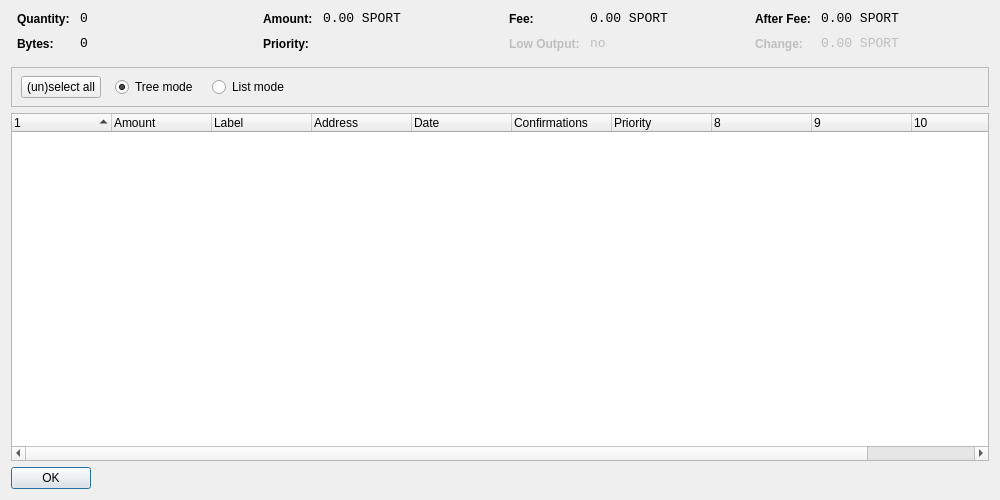
<?xml version="1.0" encoding="UTF-8"?>
<ui version="4.0">
 <class>CoinControlDialog</class>
 <widget class="QDialog" name="CoinControlDialog">
  <property name="geometry">
   <rect>
    <x>0</x>
    <y>0</y>
    <width>1000</width>
    <height>500</height>
   </rect>
  </property>
  <property name="windowTitle">
   <string>Coin Control</string>
  </property>
  <property name="styleSheet">
   <string notr="true">background-image: url(:/images/gr);</string>
  </property>
  <layout class="QVBoxLayout" name="verticalLayout">
   <item>
    <layout class="QHBoxLayout" name="horizontalLayoutTop" stretch="0,0,0,0">
     <property name="topMargin">
      <number>0</number>
     </property>
     <property name="bottomMargin">
      <number>10</number>
     </property>
     <item>
      <layout class="QFormLayout" name="formLayoutCoinControl1">
       <property name="horizontalSpacing">
        <number>10</number>
       </property>
       <property name="verticalSpacing">
        <number>10</number>
       </property>
       <property name="leftMargin">
        <number>6</number>
       </property>
       <property name="rightMargin">
        <number>6</number>
       </property>
       <item row="0" column="0">
        <widget class="QLabel" name="labelCoinControlQuantityText">
         <property name="styleSheet">
          <string notr="true">font-weight:bold;</string>
         </property>
         <property name="text">
          <string>Quantity:</string>
         </property>
        </widget>
       </item>
       <item row="0" column="1">
        <widget class="QLabel" name="labelCoinControlQuantity">
         <property name="font">
          <font>
           <family>Monospace</family>
           <pointsize>10</pointsize>
          </font>
         </property>
         <property name="cursor">
          <cursorShape>IBeamCursor</cursorShape>
         </property>
         <property name="contextMenuPolicy">
          <enum>Qt::ActionsContextMenu</enum>
         </property>
         <property name="text">
          <string notr="true">0</string>
         </property>
         <property name="textInteractionFlags">
          <set>Qt::LinksAccessibleByMouse|Qt::TextSelectableByKeyboard|Qt::TextSelectableByMouse</set>
         </property>
        </widget>
       </item>
       <item row="1" column="0">
        <widget class="QLabel" name="labelCoinControlBytesText">
         <property name="styleSheet">
          <string notr="true">font-weight:bold;</string>
         </property>
         <property name="text">
          <string>Bytes:</string>
         </property>
        </widget>
       </item>
       <item row="1" column="1">
        <widget class="QLabel" name="labelCoinControlBytes">
         <property name="font">
          <font>
           <family>Monospace</family>
           <pointsize>10</pointsize>
          </font>
         </property>
         <property name="cursor">
          <cursorShape>IBeamCursor</cursorShape>
         </property>
         <property name="contextMenuPolicy">
          <enum>Qt::ActionsContextMenu</enum>
         </property>
         <property name="text">
          <string notr="true">0</string>
         </property>
         <property name="textInteractionFlags">
          <set>Qt::LinksAccessibleByMouse|Qt::TextSelectableByKeyboard|Qt::TextSelectableByMouse</set>
         </property>
        </widget>
       </item>
      </layout>
     </item>
     <item>
      <layout class="QFormLayout" name="formLayoutCoinControl2">
       <property name="horizontalSpacing">
        <number>10</number>
       </property>
       <property name="verticalSpacing">
        <number>10</number>
       </property>
       <property name="leftMargin">
        <number>6</number>
       </property>
       <property name="rightMargin">
        <number>6</number>
       </property>
       <item row="0" column="0">
        <widget class="QLabel" name="labelCoinControlAmountText">
         <property name="styleSheet">
          <string notr="true">font-weight:bold;</string>
         </property>
         <property name="text">
          <string>Amount:</string>
         </property>
        </widget>
       </item>
       <item row="0" column="1">
        <widget class="QLabel" name="labelCoinControlAmount">
         <property name="font">
          <font>
           <family>Monospace</family>
           <pointsize>10</pointsize>
          </font>
         </property>
         <property name="cursor">
          <cursorShape>IBeamCursor</cursorShape>
         </property>
         <property name="contextMenuPolicy">
          <enum>Qt::ActionsContextMenu</enum>
         </property>
         <property name="text">
          <string notr="true">0.00 SPORT</string>
         </property>
         <property name="textInteractionFlags">
          <set>Qt::LinksAccessibleByMouse|Qt::TextSelectableByKeyboard|Qt::TextSelectableByMouse</set>
         </property>
        </widget>
       </item>
       <item row="1" column="0">
        <widget class="QLabel" name="labelCoinControlPriorityText">
         <property name="styleSheet">
          <string notr="true">font-weight:bold;</string>
         </property>
         <property name="text">
          <string>Priority:</string>
         </property>
        </widget>
       </item>
       <item row="1" column="1">
        <widget class="QLabel" name="labelCoinControlPriority">
         <property name="font">
          <font>
           <family>Monospace</family>
           <pointsize>10</pointsize>
          </font>
         </property>
         <property name="cursor">
          <cursorShape>IBeamCursor</cursorShape>
         </property>
         <property name="contextMenuPolicy">
          <enum>Qt::ActionsContextMenu</enum>
         </property>
         <property name="text">
          <string/>
         </property>
         <property name="textInteractionFlags">
          <set>Qt::LinksAccessibleByMouse|Qt::TextSelectableByKeyboard|Qt::TextSelectableByMouse</set>
         </property>
        </widget>
       </item>
      </layout>
     </item>
     <item>
      <layout class="QFormLayout" name="formLayoutCoinControl3">
       <property name="horizontalSpacing">
        <number>10</number>
       </property>
       <property name="verticalSpacing">
        <number>10</number>
       </property>
       <property name="leftMargin">
        <number>6</number>
       </property>
       <property name="rightMargin">
        <number>6</number>
       </property>
       <item row="0" column="0">
        <widget class="QLabel" name="labelCoinControlFeeText">
         <property name="styleSheet">
          <string notr="true">font-weight:bold;</string>
         </property>
         <property name="text">
          <string>Fee:</string>
         </property>
        </widget>
       </item>
       <item row="0" column="1">
        <widget class="QLabel" name="labelCoinControlFee">
         <property name="font">
          <font>
           <family>Monospace</family>
           <pointsize>10</pointsize>
          </font>
         </property>
         <property name="cursor">
          <cursorShape>IBeamCursor</cursorShape>
         </property>
         <property name="contextMenuPolicy">
          <enum>Qt::ActionsContextMenu</enum>
         </property>
         <property name="text">
          <string notr="true">0.00 SPORT</string>
         </property>
         <property name="textInteractionFlags">
          <set>Qt::LinksAccessibleByMouse|Qt::TextSelectableByKeyboard|Qt::TextSelectableByMouse</set>
         </property>
        </widget>
       </item>
       <item row="1" column="0">
        <widget class="QLabel" name="labelCoinControlLowOutputText">
         <property name="enabled">
          <bool>false</bool>
         </property>
         <property name="styleSheet">
          <string notr="true">font-weight:bold;</string>
         </property>
         <property name="text">
          <string>Low Output:</string>
         </property>
        </widget>
       </item>
       <item row="1" column="1">
        <widget class="QLabel" name="labelCoinControlLowOutput">
         <property name="enabled">
          <bool>false</bool>
         </property>
         <property name="font">
          <font>
           <family>Monospace</family>
           <pointsize>10</pointsize>
          </font>
         </property>
         <property name="cursor">
          <cursorShape>IBeamCursor</cursorShape>
         </property>
         <property name="contextMenuPolicy">
          <enum>Qt::ActionsContextMenu</enum>
         </property>
         <property name="text">
          <string notr="true">no</string>
         </property>
         <property name="textInteractionFlags">
          <set>Qt::LinksAccessibleByMouse|Qt::TextSelectableByKeyboard|Qt::TextSelectableByMouse</set>
         </property>
        </widget>
       </item>
      </layout>
     </item>
     <item>
      <layout class="QFormLayout" name="formLayoutCoinControl4">
       <property name="horizontalSpacing">
        <number>10</number>
       </property>
       <property name="verticalSpacing">
        <number>10</number>
       </property>
       <property name="leftMargin">
        <number>6</number>
       </property>
       <property name="rightMargin">
        <number>6</number>
       </property>
       <item row="0" column="0">
        <widget class="QLabel" name="labelCoinControlAfterFeeText">
         <property name="styleSheet">
          <string notr="true">font-weight:bold;</string>
         </property>
         <property name="text">
          <string>After Fee:</string>
         </property>
        </widget>
       </item>
       <item row="0" column="1">
        <widget class="QLabel" name="labelCoinControlAfterFee">
         <property name="font">
          <font>
           <family>Monospace</family>
           <pointsize>10</pointsize>
          </font>
         </property>
         <property name="cursor">
          <cursorShape>IBeamCursor</cursorShape>
         </property>
         <property name="contextMenuPolicy">
          <enum>Qt::ActionsContextMenu</enum>
         </property>
         <property name="text">
          <string notr="true">0.00 SPORT</string>
         </property>
         <property name="textInteractionFlags">
          <set>Qt::LinksAccessibleByMouse|Qt::TextSelectableByKeyboard|Qt::TextSelectableByMouse</set>
         </property>
        </widget>
       </item>
       <item row="1" column="0">
        <widget class="QLabel" name="labelCoinControlChangeText">
         <property name="enabled">
          <bool>false</bool>
         </property>
         <property name="styleSheet">
          <string notr="true">font-weight:bold;</string>
         </property>
         <property name="text">
          <string>Change:</string>
         </property>
        </widget>
       </item>
       <item row="1" column="1">
        <widget class="QLabel" name="labelCoinControlChange">
         <property name="enabled">
          <bool>false</bool>
         </property>
         <property name="font">
          <font>
           <family>Monospace</family>
           <pointsize>10</pointsize>
          </font>
         </property>
         <property name="cursor">
          <cursorShape>IBeamCursor</cursorShape>
         </property>
         <property name="contextMenuPolicy">
          <enum>Qt::ActionsContextMenu</enum>
         </property>
         <property name="text">
          <string notr="true">0.00 SPORT</string>
         </property>
         <property name="textInteractionFlags">
          <set>Qt::LinksAccessibleByMouse|Qt::TextSelectableByKeyboard|Qt::TextSelectableByMouse</set>
         </property>
        </widget>
       </item>
      </layout>
     </item>
    </layout>
   </item>
   <item>
    <widget class="QFrame" name="frame">
     <property name="minimumSize">
      <size>
       <width>0</width>
       <height>40</height>
      </size>
     </property>
     <property name="frameShape">
      <enum>QFrame::StyledPanel</enum>
     </property>
     <property name="frameShadow">
      <enum>QFrame::Sunken</enum>
     </property>
     <widget class="QWidget" name="horizontalLayoutWidget">
      <property name="geometry">
       <rect>
        <x>10</x>
        <y>0</y>
        <width>781</width>
        <height>41</height>
       </rect>
      </property>
      <layout class="QHBoxLayout" name="horizontalLayoutPanel" stretch="0,0,0,0">
       <property name="spacing">
        <number>14</number>
       </property>
       <item>
        <widget class="QPushButton" name="pushButtonSelectAll">
         <property name="sizePolicy">
          <sizepolicy hsizetype="Maximum" vsizetype="Fixed">
           <horstretch>0</horstretch>
           <verstretch>0</verstretch>
          </sizepolicy>
         </property>
         <property name="text">
          <string>(un)select all</string>
         </property>
        </widget>
       </item>
       <item>
        <widget class="QRadioButton" name="radioTreeMode">
         <property name="sizePolicy">
          <sizepolicy hsizetype="Maximum" vsizetype="Fixed">
           <horstretch>0</horstretch>
           <verstretch>0</verstretch>
          </sizepolicy>
         </property>
         <property name="text">
          <string>Tree mode</string>
         </property>
         <property name="checked">
          <bool>true</bool>
         </property>
        </widget>
       </item>
       <item>
        <widget class="QRadioButton" name="radioListMode">
         <property name="sizePolicy">
          <sizepolicy hsizetype="Maximum" vsizetype="Fixed">
           <horstretch>0</horstretch>
           <verstretch>0</verstretch>
          </sizepolicy>
         </property>
         <property name="text">
          <string>List mode</string>
         </property>
        </widget>
       </item>
       <item>
        <spacer name="horizontalSpacer">
         <property name="orientation">
          <enum>Qt::Horizontal</enum>
         </property>
         <property name="sizeHint" stdset="0">
          <size>
           <width>40</width>
           <height>20</height>
          </size>
         </property>
        </spacer>
       </item>
      </layout>
     </widget>
    </widget>
   </item>
   <item>
    <widget class="CoinControlTreeWidget" name="treeWidget">
     <property name="contextMenuPolicy">
      <enum>Qt::CustomContextMenu</enum>
     </property>
     <property name="sortingEnabled">
      <bool>false</bool>
     </property>
     <property name="columnCount">
      <number>11</number>
     </property>
     <attribute name="headerShowSortIndicator" stdset="0">
      <bool>true</bool>
     </attribute>
     <attribute name="headerStretchLastSection">
      <bool>false</bool>
     </attribute>
     <column>
      <property name="text">
       <string/>
      </property>
     </column>
     <column>
      <property name="text">
       <string>Amount</string>
      </property>
     </column>
     <column>
      <property name="text">
       <string>Label</string>
      </property>
     </column>
     <column>
      <property name="text">
       <string>Address</string>
      </property>
     </column>
     <column>
      <property name="text">
       <string>Date</string>
      </property>
     </column>
     <column>
      <property name="text">
       <string>Confirmations</string>
      </property>
      <property name="toolTip">
       <string>Confirmed</string>
      </property>
     </column>
     <column>
      <property name="text">
       <string>Priority</string>
      </property>
     </column>
     <column>
      <property name="text">
       <string/>
      </property>
     </column>
     <column>
      <property name="text">
       <string/>
      </property>
     </column>
     <column>
      <property name="text">
       <string/>
      </property>
     </column>
     <column>
      <property name="text">
       <string/>
      </property>
     </column>
    </widget>
   </item>
   <item>
    <widget class="QDialogButtonBox" name="buttonBox">
     <property name="sizePolicy">
      <sizepolicy hsizetype="Maximum" vsizetype="Fixed">
       <horstretch>0</horstretch>
       <verstretch>0</verstretch>
      </sizepolicy>
     </property>
     <property name="orientation">
      <enum>Qt::Horizontal</enum>
     </property>
     <property name="standardButtons">
      <set>QDialogButtonBox::Ok</set>
     </property>
    </widget>
   </item>
  </layout>
 </widget>
 <customwidgets>
  <customwidget>
   <class>CoinControlTreeWidget</class>
   <extends>QTreeWidget</extends>
   <header>coincontroltreewidget.h</header>
  </customwidget>
 </customwidgets>
 <resources/>
 <connections/>
</ui>
